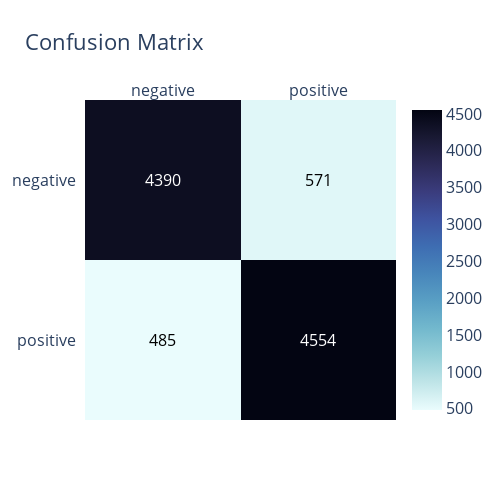

Notebook code for this chart:
### Code cell
# --- Model Evaluation ---
print("Generating predictions on test set...")
y_pred = model.predict(X_test)

print("\nClassification Report:")
print(classification_report(y_test, y_pred, target_names=['negative', 'positive']))

# Plot confusion matrix
print("Displaying confusion matrix...")
cm = confusion_matrix(y_test, y_pred)
plot_confusion_matrix(cm, labels=['negative', 'positive'])

### Figure 1 — Plotly figure (JSON) as saved in the notebook; plotly's stock layout.template omitted (floating-point values rounded to 4 significant figures)
{"data": [{"colorscale": [[0, "rgb(3, 5, 18)"], [0.09091, "rgb(25, 25, 51)"], [0.1818, "rgb(44, 42, 87)"], [0.2727, "rgb(58, 60, 125)"], [0.3636, "rgb(62, 83, 160)"], [0.4545, "rgb(62, 109, 178)"], [0.5455, "rgb(72, 134, 187)"], [0.6364, "rgb(89, 159, 196)"], [0.7273, "rgb(114, 184, 205)"], [0.8182, "rgb(149, 207, 216)"], [0.9091, "rgb(192, 229, 232)"], [1, "rgb(234, 252, 253)"]], "reversescale": true, "showscale": true, "type": "heatmap", "x": ["negative", "positive"], "y": ["positive", "negative"], "z": [[485, 4554], [4390, 571]]}], "layout": {"annotations": [{"font": {"color": "#000000"}, "showarrow": false, "text": "485", "x": "negative", "xref": "x", "y": "positive", "yref": "y"}, {"font": {"color": "#FFFFFF"}, "showarrow": false, "text": "4554", "x": "positive", "xref": "x", "y": "positive", "yref": "y"}, {"font": {"color": "#FFFFFF"}, "showarrow": false, "text": "4390", "x": "negative", "xref": "x", "y": "negative", "yref": "y"}, {"font": {"color": "#000000"}, "showarrow": false, "text": "571", "x": "positive", "xref": "x", "y": "negative", "yref": "y"}], "font": {"size": 16}, "height": 500, "title": {"text": "Confusion Matrix"}, "width": 500, "xaxis": {"dtick": 1, "gridcolor": "rgb(0, 0, 0)", "side": "top", "ticks": ""}, "yaxis": {"dtick": 1, "ticks": "", "ticksuffix": "  "}}}
